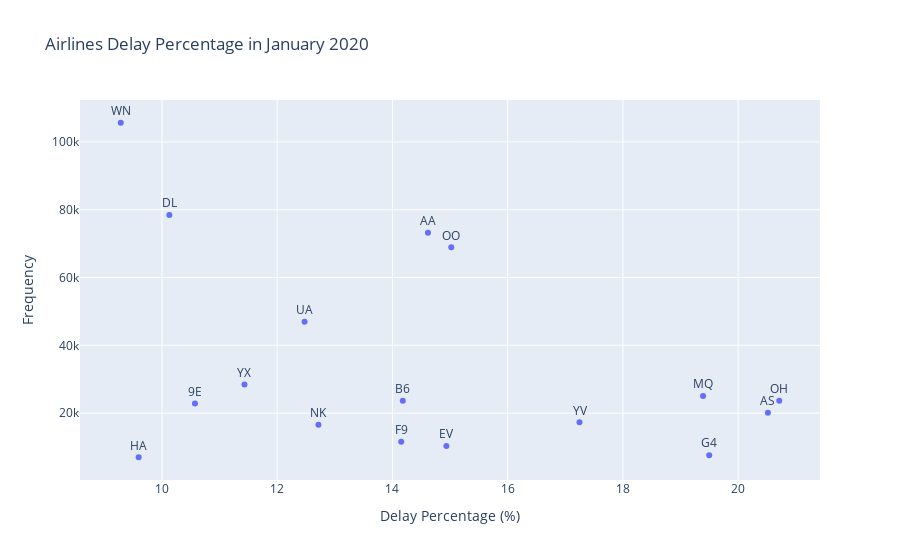

This figure's notebook cell:
### Code cell
import plotly.express as px
fig = px.scatter(growth, x="PERCENTAGE_y", y="FREQUENCY_y",text="AIRLINES", title='Airlines Delay Percentage in January 2020', labels={
                     "PERCENTAGE_y": "Delay Percentage (%)",
                     "FREQUENCY_y": "Frequency",
                 })
fig.update_traces(textposition='top center')
fig.show()

### Figure 1 — Plotly figure (JSON) as saved in the notebook; plotly's stock layout.template omitted (floating-point values rounded to 4 significant figures)
{"data": [{"hovertemplate": "Delay Percentage (%)=%{x}<br>Frequency=%{y}<br>AIRLINES=%{text}<extra></extra>", "legendgroup": "", "marker": {"color": "#636efa", "symbol": "circle"}, "mode": "markers+text", "name": "", "orientation": "v", "showlegend": false, "text": ["B6", "G4", "MQ", "EV", "F9", "YX", "OO", "9E", "UA", "YV", "AA", "AS", "OH", "NK", "WN", "HA", "DL"], "textposition": "top center", "type": "scatter", "x": [14.18, 19.5, 19.39, 14.94, 14.15, 11.43, 15.02, 10.57, 12.47, 17.25, 14.62, 20.52, 20.71, 12.72, 9.284, 9.595, 10.13], "xaxis": "x", "y": [23682, 7606, 25043, 10304, 11560, 28482, 68919, 22815, 46974, 17279, 73232, 20082, 23637, 16594, 105639, 6993, 78435], "yaxis": "y"}], "layout": {"autosize": true, "legend": {"tracegroupgap": 0}, "title": {"text": "Airlines Delay Percentage in January 2020"}, "xaxis": {"anchor": "y", "autorange": true, "domain": [0, 1], "range": [8.599, 21.4], "title": {"text": "Delay Percentage (%)"}, "type": "linear"}, "yaxis": {"anchor": "x", "autorange": true, "domain": [0, 1], "range": [-232.7, 112900.0], "title": {"text": "Frequency"}, "type": "linear"}}}
